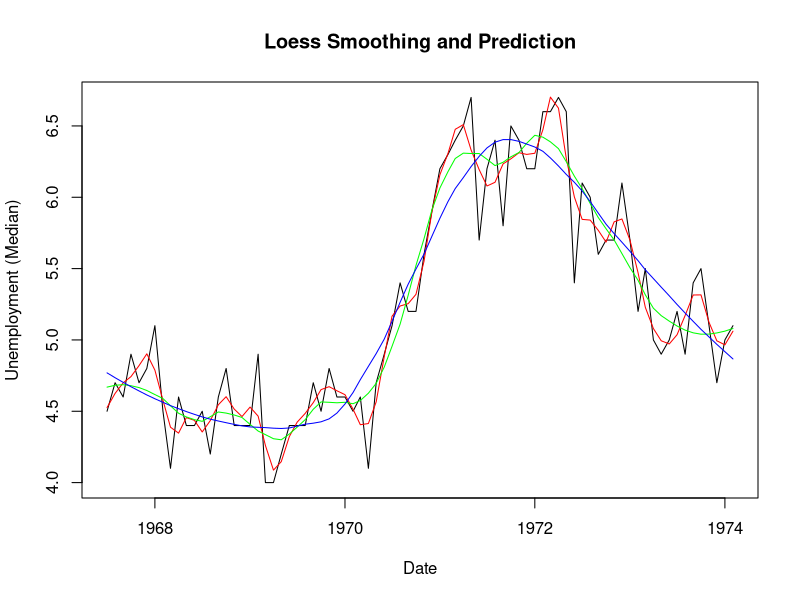
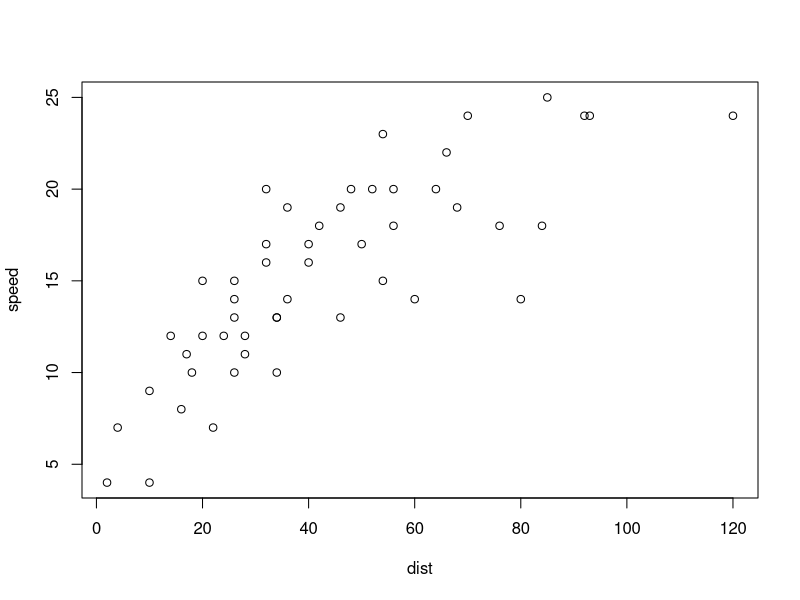
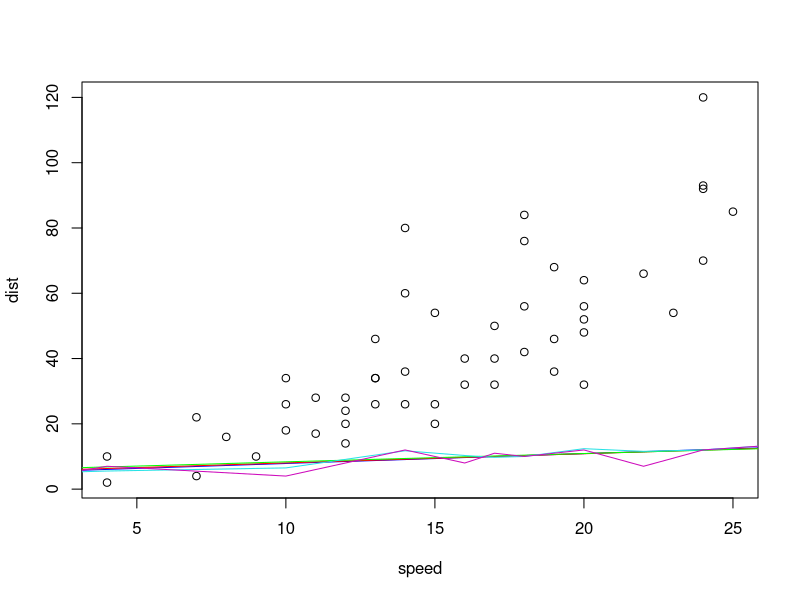

Generate these figures, in order, with R:

data(economics, package="ggplot2")

economics$index = 1:nrow(economics)
economics = economics[1:80,]

loess10 = loess(uempmed ~ index, data=economics, span=0.10)
loess25 = loess(uempmed ~ index, data=economics, span=0.25)
loess50 = loess(uempmed ~ index, data=economics, span=0.50)

smoothed10 = predict(loess10)
smoothed25 = predict(loess25)
smoothed50 = predict(loess50)

plot(economics$uempmed, x=economics$date, type="l", main="Loess Smoothing and Prediction", xlab="Date", ylab="Unemployment (Median)")
lines(smoothed10, x=economics$date, col="red")
lines(smoothed25, x=economics$date, col="green")
lines(smoothed50, x=economics$date, col="blue")

data("cars")

str(cars)

plot(speed ~ dist, data=cars)
plot(dist ~ speed, data=cars)

?lowess

lowess(cars$speed ~ cars$dist)

lines(lowess(cars$speed ~ cars$dist, f=2/3), col="blue")

lines(lowess(cars$speed ~ cars$dist, f=0.8), col="red")
lines(lowess(cars$speed ~ cars$dist, f=0.9), col="green")
lines(lowess(cars$speed ~ cars$dist, f=0.1), col=5)
lines(lowess(cars$speed ~ cars$dist, f=0.01), col=6)

library(MASS)

names(iris)
dim(iris)
head(iris)

set.seed(555)

train = sample(1:nrow(iris), nrow(iris)/2)
iris_train = iris[train,]
iris_test = iris[-train,]

fit1 = lda(Species ~ ., data=iris_train)

predict1 = predict(fit1, iris_train)
predict1_class = predict1$class

table1 = table(predict1_class, iris_train$Species)
table1

sum(diag(table1))/sum(table1)

predict2 = predict(fit1, iris_test)
predict2_class = predict2$class

table2 = table(predict2_class, iris_test$Species)
table2

sum(diag(table2))/sum(table2)
